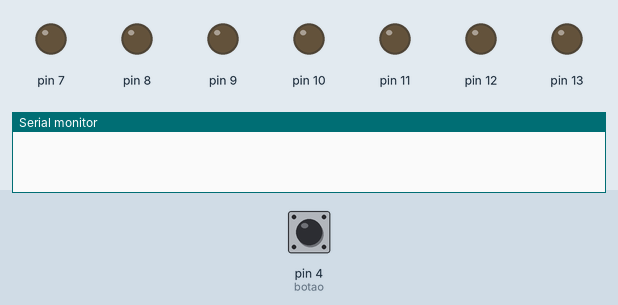
Simulated run of this sketch. Board: Arduino Uno, built with avr-gcc and run on an emulated ATmega328P. Parts: output pins drawn as LEDs (lit = HIGH), the last lines printed to the serial monitor. Dashed ring = blinking. The inputs (shaded band) are chosen by the test bench; at power-on: pin 4 (botao) HIGH. Random numbers use the default seed unless the sketch sets one.

Above: at 1.2 s.
1.3 s: pin 4 (botao) pulled LOW for 3.2 s
At 3.39 s:
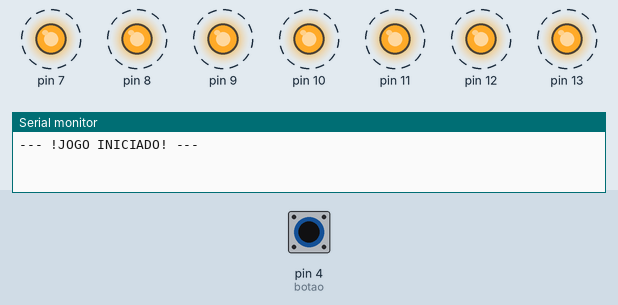
Timing chart, 0 to 6.2 s (numbered marks = the images above; inputs shaded):
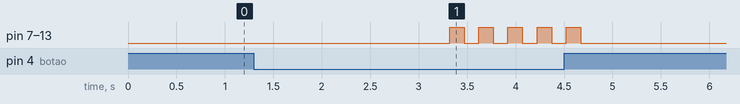

Measured:
- after the input at 1.3 s, pin 7–13: alternates HIGH for 0.15 s and LOW for 0.15 s, 10 changes in all, then stays LOW, starting after 2.0 s

The sketch:

Jogo_Whack-a-LED_com_Arduino_-_C_digo_do_Jogo.ino
```cpp
// C++
//
// Jogo Whack-a-LED com um Arduino Uno
// Concebido por: Carlos Oliveira
//

// Define o pino do botão e inicializa variáveis para armazenar estados e tempos que serão utilizados ao longo do programa:
const byte botao= 4; // Pino onde o botão está conectado.
byte estado_botao;
byte ultimo_estado_botao= HIGH; // Último estado do botão (inicialmente HIGH pois o botão está configurado como INPUT_PULLUP).
unsigned long ultimo_tempo_debounce= 0;
const byte tempo_debounce= 20; // Tempo de debounce em milissegundos.
const int tempo_reset= 2000; // Tempo necessário para iniciar o jogo ao pressionar o botão.
const byte tempo_acender_led= 500; // Tempo em milissegundos em que o LED aleatório fica aceso.
byte leitura_estado_botao;
byte led_atual= 0b00000001; // Variável responsável por armazenar o estado atual do LED que está aceso.
byte leds_acesos= 0b00000000; // Variável responsável por armazenar o estado de todos os LEDs que estão acesos.

void setup(){
    Serial.begin(9600); // Inicializa a comunicação Serial com um rate de 9600 bps para debug.
    randomSeed(analogRead(0)); // Inicializa o gerador de números aleatórios com um valor aleatório.
    pinMode(botao, INPUT_PULLUP); // Configura o pino do botão como sendo de entrada e Pull-Up.
    for (byte led= 7; led<= 13; led++){
        pinMode(led, OUTPUT); // Configura os pinos dos LEDs como saída.
    }
}

void loop(){
    leitura_estado_botao=digitalRead(botao); // Lê o estado atual do botão.
    if (leitura_estado_botao!=ultimo_estado_botao){
        ultimo_tempo_debounce=millis(); // Atualiza o tempo de debounce.
    }

    if ((millis()-ultimo_tempo_debounce)>tempo_debounce){
        if (leitura_estado_botao!=estado_botao){
            estado_botao= leitura_estado_botao; // Atualiza o estado do botão.
            if (estado_botao==LOW){
                unsigned long tempo_inicio_pressao= millis(); // Marca o tempo de início da pressão do botão.
                while (digitalRead(botao)==LOW){
                    if ((millis()-tempo_inicio_pressao)>=tempo_reset){
                        Serial.println("--- !JOGO INICIADO! ---"); // Imprime uma mensagem de início do jogo na comunicação Serial para debug.
                        animacao_leds(7, 13, 3); // Animação de início do jogo.
                        jogo_whack_a_led(); // Chama a função para iniciar o jogo.
                        break; // Sai do loop quando o jogo é finalizado e retorna ao estado IDLE do programa.
                    }
                }
            }
        }
    }
    ultimo_estado_botao= leitura_estado_botao; // Atualiza o último estado do botão.
}

// Função responsável por fazer as animações de Início, Fim e Reset do jogo (NOTA: Esta função, ao contrário da outra, pode ser utilizada fora deste código.):
void animacao_leds(byte LED_INICIAL, byte LED_FINAL, byte NUMERO_REPETICOES) {
    for (int cont= 1; cont<= NUMERO_REPETICOES; cont++){
        for (int led= LED_INICIAL; led<= LED_FINAL; led++){
            digitalWrite(led, HIGH);
        }
        delay(150);
        for (int led= LED_INICIAL; led<= LED_FINAL; led++){
            digitalWrite(led, LOW);
        }
        delay(150);
    }
    return; // Este return serve apenas para marcar o fim da função.
}

// Função responsável por executar o código do jogo Whack-a-LED (NOTA: Esta função serve apenas para manter o código mais limpo e organizado e não pode ser utilizada fora deste código uma vez que faz recurso de variáveis globais e de outras funções presentes apenas neste código.):
void jogo_whack_a_led(){

    // Loop principal do jogo:
    while (true){

        // Gera um número aleatório, entre 7 e 13 para acender o LED ligado ao Pin com o número correspondente:
        byte led_aleatorio= random(7, 14);
        digitalWrite(led_aleatorio, HIGH);

        // Inicia um contador para auxiliar na leitura do botão e define o estado do botão como não pressionado:
        unsigned long tempo_inicio= millis();

        // Loop para verificar se o botão foi pressionado durante o tempo em que o LED aleatório está aceso (contém um método para debounce):
        while ((millis()-tempo_inicio)<tempo_acender_led){
            leitura_estado_botao= digitalRead(botao);
            if (leitura_estado_botao!= ultimo_estado_botao){
                ultimo_tempo_debounce= millis();
            }

            if ((millis()-ultimo_tempo_debounce)>tempo_debounce){
                if (leitura_estado_botao!=estado_botao){
                    estado_botao=leitura_estado_botao;

                    // Condição para na eventualidade do botão ser pressionado durante o tempo em um LED que esteja aceso, efetua as operações Bitwise responsáveis por ligar e desligar os LEDs do jogo e sai loop de verificação:
                    if (estado_botao==LOW){
                        // Operações Bitwise e comentários para debug:
                        Serial.println("------------ !Botao premido no tempo correto! ------------");
                        Serial.print("Numero aleatorio gerado: ");
                        Serial.println(led_aleatorio);
                        led_atual= led_atual<<(led_aleatorio-6); // Desloca o bit para a posição do LED aleatório.
                        leds_acesos= led_atual|leds_acesos; // Operação Bitwise OR para ligar o LED aleatório, preservando o estado dos outros LEDs.
                        Serial.print("Led ligado pelo numero aleatorio gerado: ");
                        Serial.println(led_atual, BIN);
                        Serial.print("Leds acesos: ");
                        Serial.println(leds_acesos, BIN);
                        Serial.println("----------------------------------------------------------");

                        break;
                    }
                }
            }

            // Condição para verificar se o botão foi premido durante o tempo definido para RESET:
            if ((millis()-ultimo_tempo_debounce)>tempo_reset){
                if (leitura_estado_botao==estado_botao && estado_botao==LOW){
                // Sequência de reset:
                Serial.println("--- !JOGO RESETADO! ---"); // Imprime uma mensagem de reinício do jogo na comunicação Serial para debug.
                leds_acesos= 0b00000000;
                for (byte led= 7; led<= 13; led++){
                    digitalWrite(led, LOW);
                }
                animacao_leds(7, 13, 2);
                return;
                }
            }

            ultimo_estado_botao= leitura_estado_botao;

        }

        // Condição para manter o LED aceso até ao fim do jogo caso o botão tenha sido pressionado durante o tempo definido:
        for (byte led= 7; led<= 13; led++){
            if (leds_acesos & (1<<(led-6))){
                digitalWrite(led, HIGH);
            } else {
                digitalWrite(led, LOW);
            }
        }

        // Condição para verificar se todos os LEDs estão acesos e finalizar o jogo:
        if (0b11111110==leds_acesos){
            leds_acesos= 0b00000000;
            Serial.println("--- !JOGO TERMINADO! ---"); // Imprime uma mensagem de fim do jogo na comunicação Serial para debug.
            for (int led= 7; led<= 13; led++){
                digitalWrite(led, LOW);
                }
                delay(150);
                animacao_leds(7, 13, 3);
                return;
        }

        led_atual= 0b00000001; // Esta condição é responsável por reeiniciar a variável de led atual sempre que um ciclo do jogo é completado.

    }
}


// -- Observações Importantes:
// 1. O código acima foi concebido para ser utilizado com um Arduino Uno e foi testado com sucesso. No entanto, é possível que seja necessário fazer ajustes para que funcione corretamente com outros modelos de Arduino ou com outros microcontroladores.
// 2. O código acima foi concebido para ser corrido sem interrupções num prazo máximo de aproximadamente 49 dias devido à natureza do tipo de variável utilizada para armazenar o tempo e à maneira como o tempo é contabilizado. Caso seja necessário correr o código por um período de tempo superior é necessário fazer ajustes para evitar overflow na variável que armazena o tempo e na função que é responsável por o contabilizar (função millis).
```
